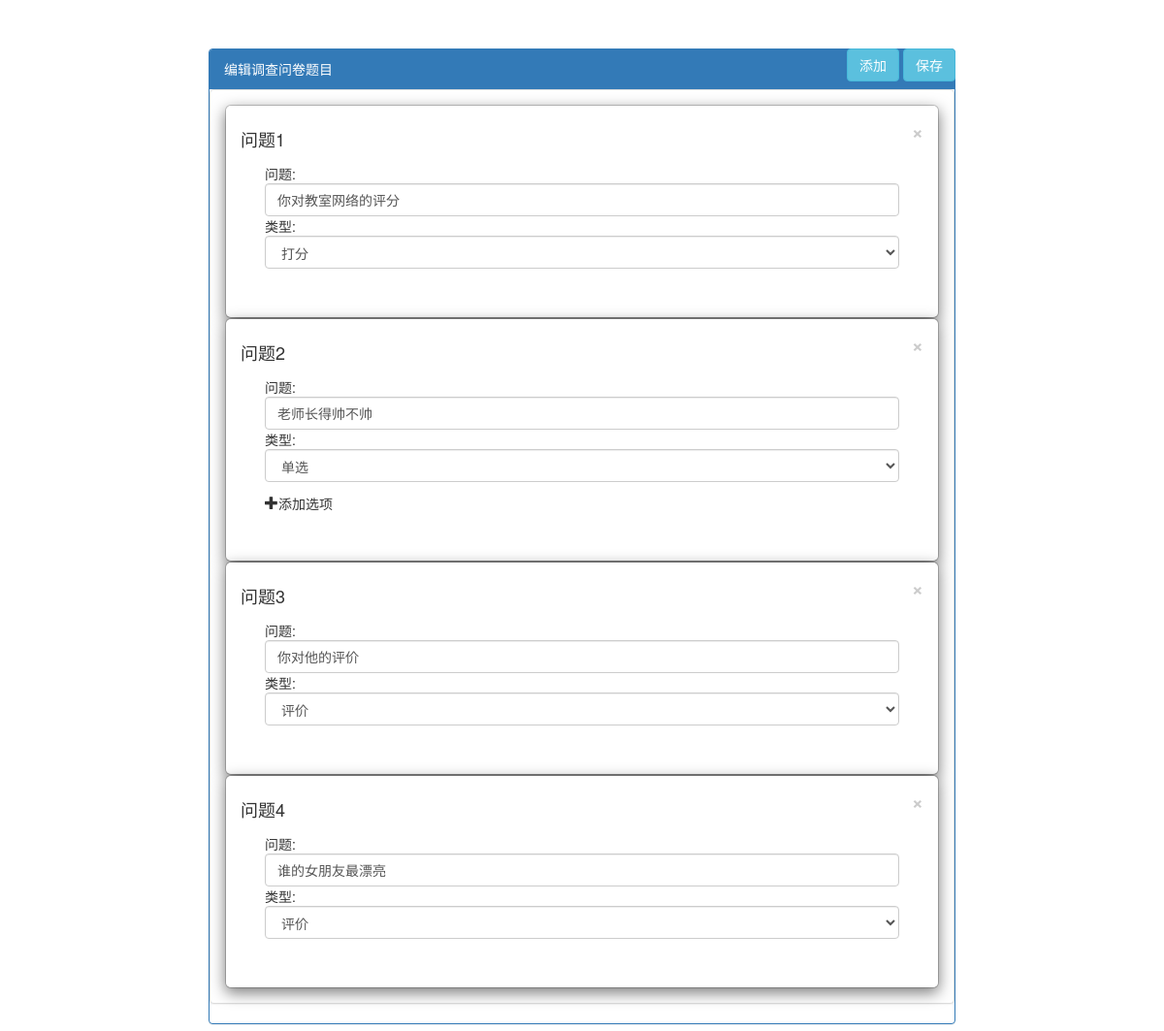
The app's page /questionnaire/1, older data.
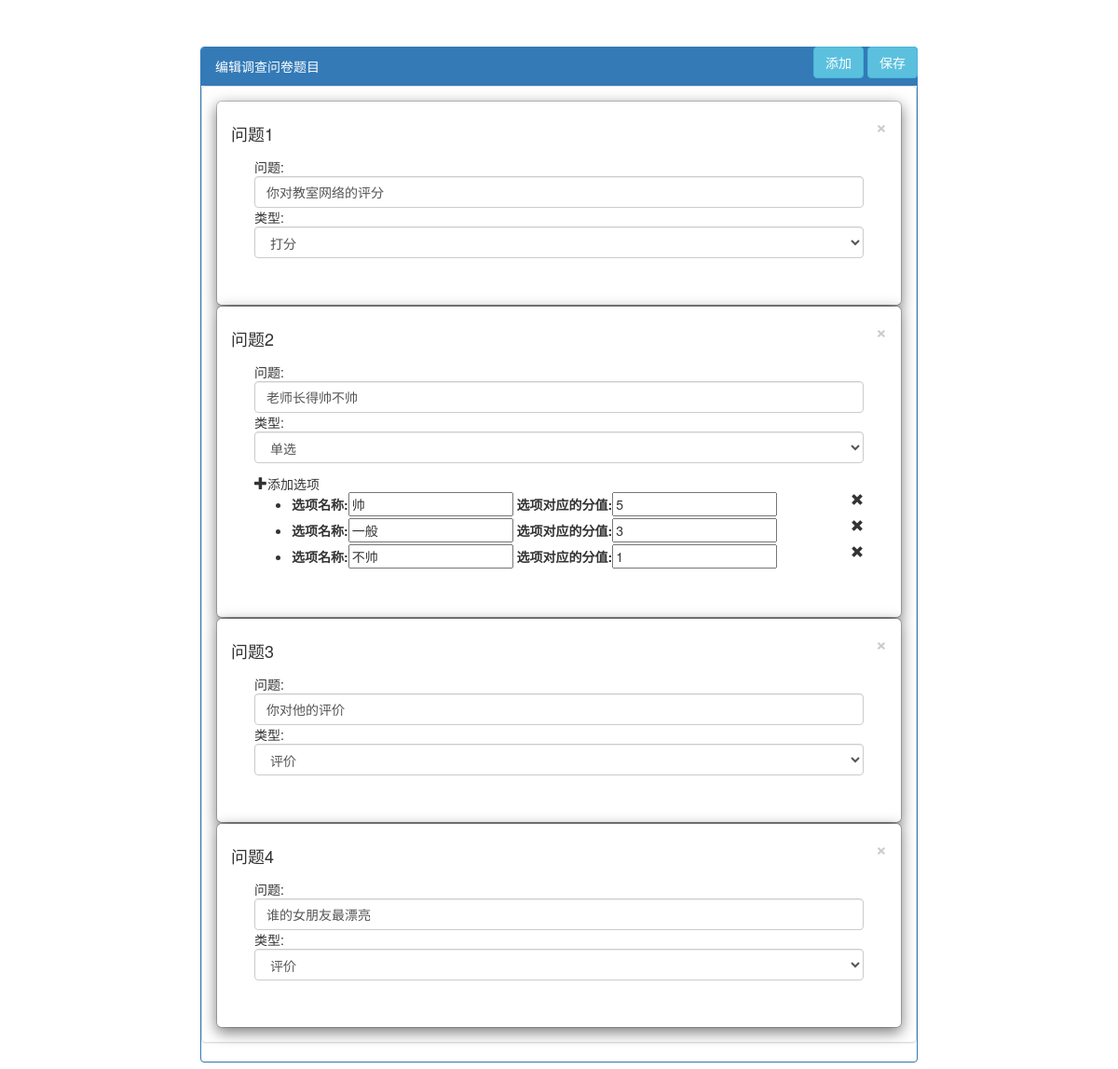
The same page, newer data.
### app01/models.py (models this page shows, shortened)
class Question(models.Model):
    caption = models.CharField(max_length=64)
    question_types = (
        (1,'打分'),
        (2,'单选'),
        (3,'评价'),
    )
    tp = models.IntegerField(choices=question_types)
    questionnaire = models.ForeignKey(to=Questionnaire)
    class Meta:
        verbose_name = '问题'
        verbose_name_plural = verbose_name

class Option(models.Model):
    name = models.CharField(verbose_name='选项名称',max_length=32)
    score = models.IntegerField(verbose_name='选项对应的分值')
    qs = models.ForeignKey(to=Question)
    class Meta:
        verbose_name = '单选题的选项'
        verbose_name_plural = verbose_name

### app01/views.py (the view)
# urls.py: url(r'^questionnaire/(\d+)', views.questionnaire),
def questionnaire(request,id):
    def inner():
        question_list = models.Question.objects.filter(questionnaire_id=id).all()  # [Question,Question,Question]
        if not question_list:
            form = forms.QuestionModelForm()
            yield {'form': form, 'obj': None, 'option_class': 'hide', 'options': None}
        else:
            for que in question_list:
                form = forms.QuestionModelForm(instance=que)
                temp = {'form': form, 'obj': que, 'option_class': 'hide', 'options': None}
                if que.tp == 2:
                    temp['option_class'] = ''
                    def inner_loop(quee):
                        option_list = models.Option.objects.filter(qs=quee)
                        for v in option_list:
                            yield {'form': forms.OptionModelForm(instance=v), 'obj': v}
                    temp['options'] = inner_loop(que)
                yield temp
    return render(request, "questionnaire.html", {'question_list': inner()})

### templates/questionnaire.html (shortened to what this page needs)
<!DOCTYPE html>
<html lang="en">
<head>
    <link rel="stylesheet" href="/static/bootstrap-3.3.7-dist/css/bootstrap.css">
</head>
<body>
<div class="col-md-8 col-md-offset-2" style="margin-top: 50px">
    <div class="pull-right">
        <a class="btn btn-info" href="#" role="button" id="add_question">添加</a>
        <button class="btn btn-info" href="" role="button" id="submit_que">保存</button>
    </div>
    <div class="panel panel-primary">
        <div class="panel-heading">编辑调查问卷题目</div>
        <div class="panel panel-default">
            <div class="panel-body">
                {% for question in question_list %}
                    <div class="modal-content">
                        <div class="modal-body">
                            <form action="" method="post">
                                <h4 style="float: left">问题{{ forloop.counter }}</h4>
                                <button type="button" class="close" id="{{ question.obj.id }}"> &times;</button>
                                <div style="padding: 25px">
                                    <br>
                                    问题:{{ question.form.caption }}
                                    <p> 类型:{{ question.form.tp }}</p>
                                    <div class="{{ question.option_class }}" id="add_opt"><span
                                            class="glyphicon glyphicon-plus" style="margin-top: 3px">添加选项</span></div>
                                    <ul>
                                        {% for v in question.options %}
                                            <li id="{{ v.obj.id }}" class="li_option">{{ v.form }}<span
                                                    class="glyphicon glyphicon-remove pull-right" id="clear_li"></span>
                                            </li>
                                        {% endfor %}
                                    </ul>
                                </div>
                            </form>
                        </div>
                    </div>
                {% endfor %}
            </div>
        </div>
    </div>
</div>
</body>
</html>

Row changes from the older to the newer data that the page shows:
added Option: name "帅", score "5", shown under Question "老师长得帅不帅"
added Option: name "一般", score "3", shown under Question "老师长得帅不帅"
added Option: name "不帅", score "1", shown under Question "老师长得帅不帅"
